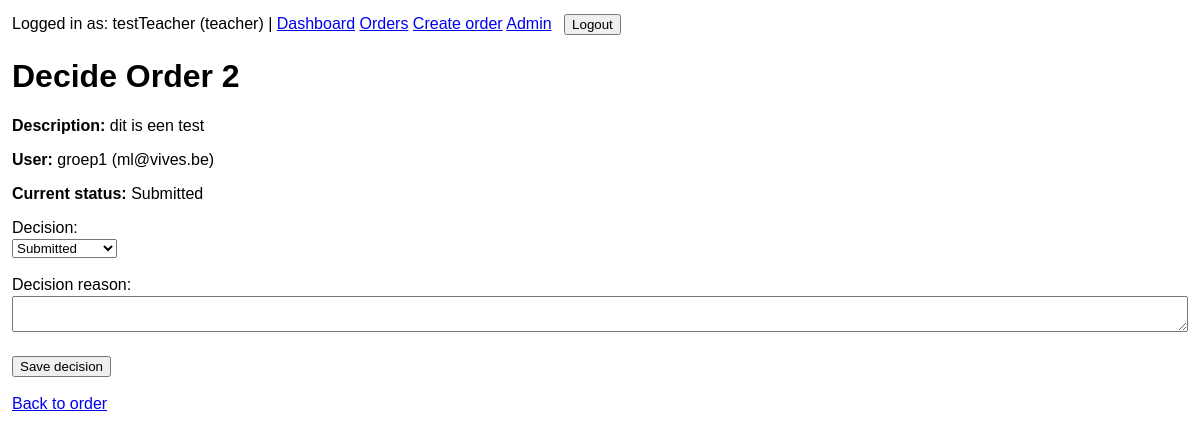
/orders/2/decide/ (signed in), run on the app's committed database.
### accounts/models.py (models this page shows, shortened)
class User(AbstractUser):
    ROLE_ADMIN = "admin"
    ROLE_TEACHER = "teacher"
    ROLE_STUDENT = "student"
    ROLE_CHOICES = [
        (ROLE_ADMIN, "Admin"),
        (ROLE_TEACHER, "Teacher"),
        (ROLE_STUDENT, "Student"),
    ]
    email = models.EmailField(unique=True)
    name = models.CharField(max_length=255)
    role = models.CharField(max_length=20, choices=ROLE_CHOICES, default=ROLE_STUDENT)
    USERNAME_FIELD = "email"
    REQUIRED_FIELDS = ["username", "name"]

### orders/models.py (models this page shows, shortened)
class Order(models.Model):
    ORDER_TYPE_STUDENT = "student_order"
    ORDER_TYPE_TEACHER = "teacher_order"
    ORDER_TYPE_CHOICES = [
        (ORDER_TYPE_STUDENT, "Student order"),
        (ORDER_TYPE_TEACHER, "Teacher order"),
    ]
    STATUS_DRAFT = "draft"
    STATUS_SUBMITTED = "submitted"
    STATUS_APPROVED = "approved"
    STATUS_REJECTED = "rejected"
    STATUS_REWORK = "rework"
    STATUS_CHOICES = [
        (STATUS_DRAFT, "Draft"),
        (STATUS_SUBMITTED, "Submitted"),
        (STATUS_APPROVED, "Approved"),
        (STATUS_REJECTED, "Rejected"),
        (STATUS_REWORK, "Needs rework"),
    ]
    user = models.ForeignKey(
        settings.AUTH_USER_MODEL,
        on_delete=models.CASCADE,
        related_name="orders",
    )
    order_type = models.CharField(max_length=20, choices=ORDER_TYPE_CHOICES)
    store = models.CharField(max_length=255)
    article_number = models.CharField(max_length=100, blank=True)
    ordernumber = models.CharField(
        max_length=100,
        blank=True,
        db_index=True,
        help_text="ERP order number",
    )
    quantity = models.PositiveIntegerField(default=1)
    status = models.CharField(max_length=20, choices=STATUS_CHOICES, default=STATUS_DRAFT)
    decision_reason = models.TextField(blank=True)
    created_at = models.DateTimeField(auto_now_add=True)
    short_description = models.CharField(max_length=255)
    url = models.URLField(blank=True)
    total_price_excl_vat = models.DecimalField(max_digits=10, decimal_places=2, null=True, blank=True)
    delivery_time_days = models.PositiveIntegerField(null=True, blank=True)
    purchase_request_number = models.CharField(max_length=100, blank=True)
    finance_order_date = models.DateField(null=True, blank=True)
    shipped_date = models.DateField(null=True, blank=True)
    received_date = models.DateField(null=True, blank=True)
    student_remarks = models.TextField(blank=True)
    teacher_remarks = models.TextField(blank=True)
    decided_by = models.ForeignKey(
        settings.AUTH_USER_MODEL,
        on_delete=models.SET_NULL,
        null=True,
        blank=True,
        related_name="decided_orders",
    )
    decided_at = models.DateTimeField(null=True, blank=True)
    class Meta:
        ordering = ["-created_at"]

### orders/views.py (the view)
# urls.py: path("orders/<int:order_id>/decide/", order_decide, name="order_decide"),
@login_required
def order_decide(request, order_id):
    order = get_object_or_404(
        Order.objects.select_related("user", "decided_by"),
        pk=order_id,
    )
    if not user_can_decide_order(request.user, order):
        raise Http404("You do not have permission to decide this order.")
    if request.method == "POST":
        form = OrderDecisionForm(request.POST)
        if form.is_valid():
            order.status = form.cleaned_data["decision"]
            order.decision_reason = form.cleaned_data["decision_reason"]
            order.decided_by = request.user
            order.decided_at = timezone.now()
            order.save()
            messages.success(request, f"Order {order.id} was updated successfully.")
            return redirect("orders:order_detail", order_id=order.id)
    else:
        form = OrderDecisionForm(
            initial={
                "decision": order.status
                if order.status in [
                    Order.STATUS_SUBMITTED,
                    Order.STATUS_APPROVED,
                    Order.STATUS_REJECTED,
                    Order.STATUS_REWORK,
                ]
                else Order.STATUS_SUBMITTED,
                "decision_reason": order.decision_reason,
            }
        )
    context = {
        "form": form,
        "order": order,
    }
    return render(request, "orders/order_decision_form.html", context)

### orders/forms.py (shortened to what this page needs)
class OrderDecisionForm(forms.Form):
    decision = forms.ChoiceField(
        choices=[
            (Order.STATUS_SUBMITTED, "Submitted"),
            (Order.STATUS_APPROVED, "Approved"),
            (Order.STATUS_REJECTED, "Rejected"),
            (Order.STATUS_REWORK, "Needs rework"),
        ]
    )
    decision_reason = forms.CharField(
        required=False,
        widget=forms.Textarea(attrs={"rows": 2}),
    )

### orders/views.py (called while the page is built)
def get_linked_student_ids_for_teacher(teacher):
    if teacher.role != User.ROLE_TEACHER:
        return []
    cached_ids = getattr(teacher, "_linked_student_ids_cache", None)
    if cached_ids is not None:
        return cached_ids
    linked_ids = list(
        TeacherStudentLink.objects.filter(teacher=teacher).values_list("student_id", flat=True)
    )
    teacher._linked_student_ids_cache = linked_ids
    return linked_ids

def user_can_decide_order(user, order):
    if user.role == User.ROLE_ADMIN:
        return True
    if user.role != User.ROLE_TEACHER:
        return False
    if order.order_type == Order.ORDER_TYPE_TEACHER and order.user_id == user.id:
        return True
    if order.order_type == Order.ORDER_TYPE_STUDENT:
        linked_ids = get_linked_student_ids_for_teacher(user)
        return order.user_id in linked_ids
    return False

### templates/orders/order_decision_form.html (shortened to what this page needs)
{% extends "base.html" %}
{% block content %}
    <h1>Decide Order {{ order.id }}</h1>
    <div class="card">
        <p><strong>Description:</strong> {{ order.short_description }}</p>
        <p><strong>User:</strong> {{ order.user.name }} ({{ order.user.email }})</p>
        <p><strong>Current status:</strong> {{ order.get_status_display }}</p>
    </div>
    <div class="card">
        <form method="post">
            {% for field in form %}
                <p>
                    {{ field.label_tag }}<br>
                    {{ field }}
                </p>
            {% endfor %}
            <button type="submit">Save decision</button>
        </form>
    </div>
    <p>
        <a href="{% url 'orders:order_detail' order.id %}">Back to order</a>
    </p>
{% endblock %}

### templates/base.html (shortened to what this page needs)
<!DOCTYPE html>
<html lang="en">
<head>
</head>
<body>
    <div class="top-nav">
        {% if user.is_authenticated %}
            Logged in as: {{ user.name }} ({{ user.role }})
            |
            <a href="{% url 'orders:dashboard' %}">Dashboard</a>
            <a href="{% url 'orders:order_list' %}">Orders</a>
            <a href="{% url 'orders:order_create' %}">Create order</a>
            <a href="/admin/">Admin</a>
            <form method="post" action="{% url 'logout' %}">
                <button type="submit">Logout</button>
            </form>
        {% else %}
            <a href="{% url 'login' %}">Login</a>
        {% endif %}
    </div>
    {% block content %}{% endblock %}
</body>
</html>

### templates/base.html (style rules this page uses)
body { font-family: Arial, sans-serif; margin: 12px; }
form { margin-bottom: 12px; }
input, select, textarea, button { margin: 2px 0; }
textarea { width: 100%; box-sizing: border-box; }
.top-nav { margin-bottom: 16px; }
.top-nav form { display: inline; margin-left: 8px; }

### data on the page
User: name "testTeacher", role "teacher"
Order: id "2", short_description "dit is een test", user.name "groep1", user.email "ml@vives.be", status "Submitted"

### other printed values
{{ field.label_tag }} "Decision:" "Decision reason:"
